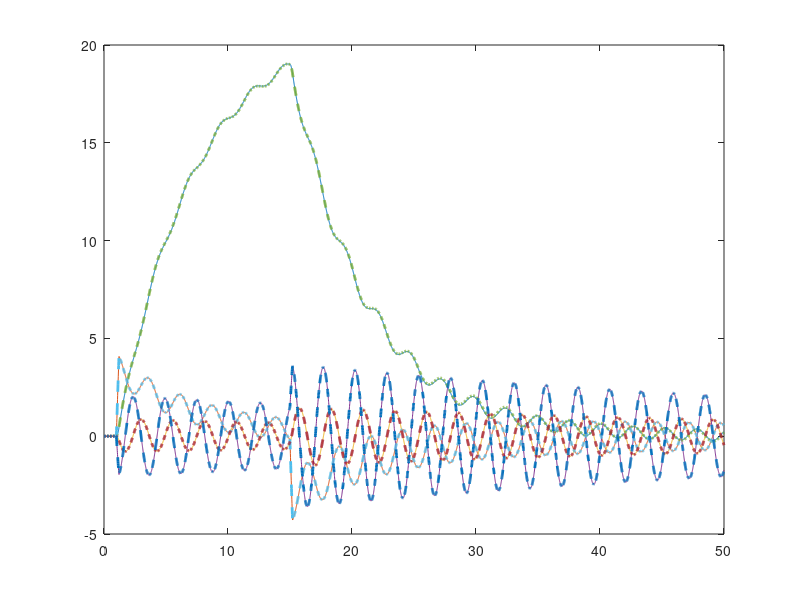
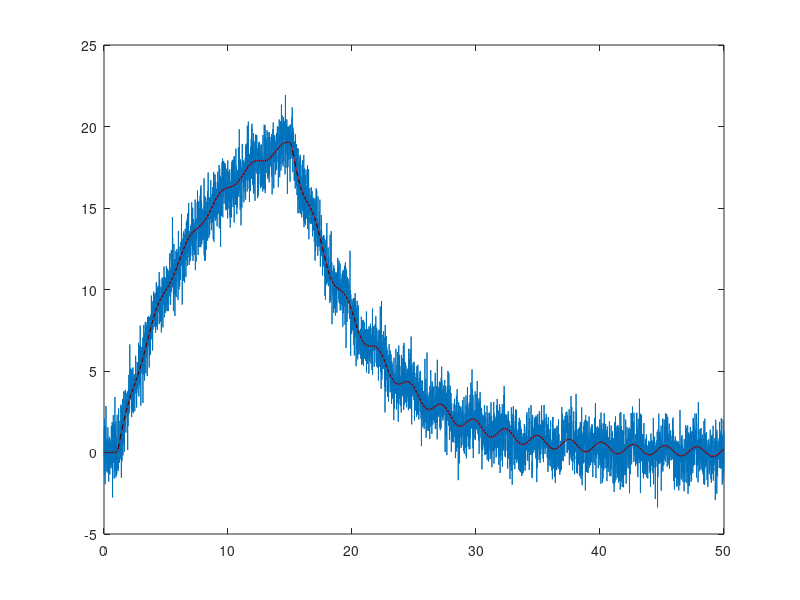

MATLAB code for these plots, in order:
clear all, close all, clc
pkg load control

m = 1;
M = 5;
L = 2;
g = -10;
d = 1;

s = -1; % pendulum up (s=1)

% y = [x; dx; theta; dtheta];
A = [0 1 0 0;
    0 -d/M -m*g/M 0;
    0 0 0 1;
    0 -s*d/(M*L) -s*(m+M)*g/(M*L) 0];

B = [0; 1/M; 0; s*1/(M*L)];

C = [1 0 0 0];  

D = zeros(size(C,1),size(B,2));

%%  Augment system with disturbances and noise
Vd = .1*eye(4);  % disturbance covariance
Vn = 1;       % noise covariance

BF = [B Vd 0*B];  % augment inputs to include disturbance and noise

sysC = ss(A,BF,C,[0 0 0 0 0 Vn]);  % build big state space system... with single output

sysFullOutput = ss(A,BF,eye(4),zeros(4,size(BF,2)));  % system with full state output, disturbance, no noise

%%  Build Kalman filter
[L,P,E] = lqe(A,Vd,C,Vd,Vn);  % design Kalman filter
Kf = (lqr(A',C',Vd,Vn))';   % alternatively, possible to design using "LQR" code

sysKF = ss(A-L*C,[B L],eye(4),0*[B L]);  % Kalman filter estimator

%%  Estimate linearized system in "down" position (Gantry crane)
dt = .01;
t = dt:dt:50;

uDIST = randn(4,size(t,2));
uNOISE = randn(size(t));
u = 0*t;
u(100:120) = 100;     % impulse
u(1500:1520) = -100;  % impulse

uAUG = [u; Vd*Vd*uDIST; uNOISE];

[y,t] = lsim(sysC,uAUG,t);
[xtrue,t] = lsim(sysFullOutput,uAUG,t);


[x,t] = lsim(sysKF,[u; y'],t);

plot(t,xtrue,'-',t,x,'--','LineWidth',2)

figure
plot(t,y)
hold on
plot(t,xtrue(:,1),'r')
plot(t,x(:,1),'k--')